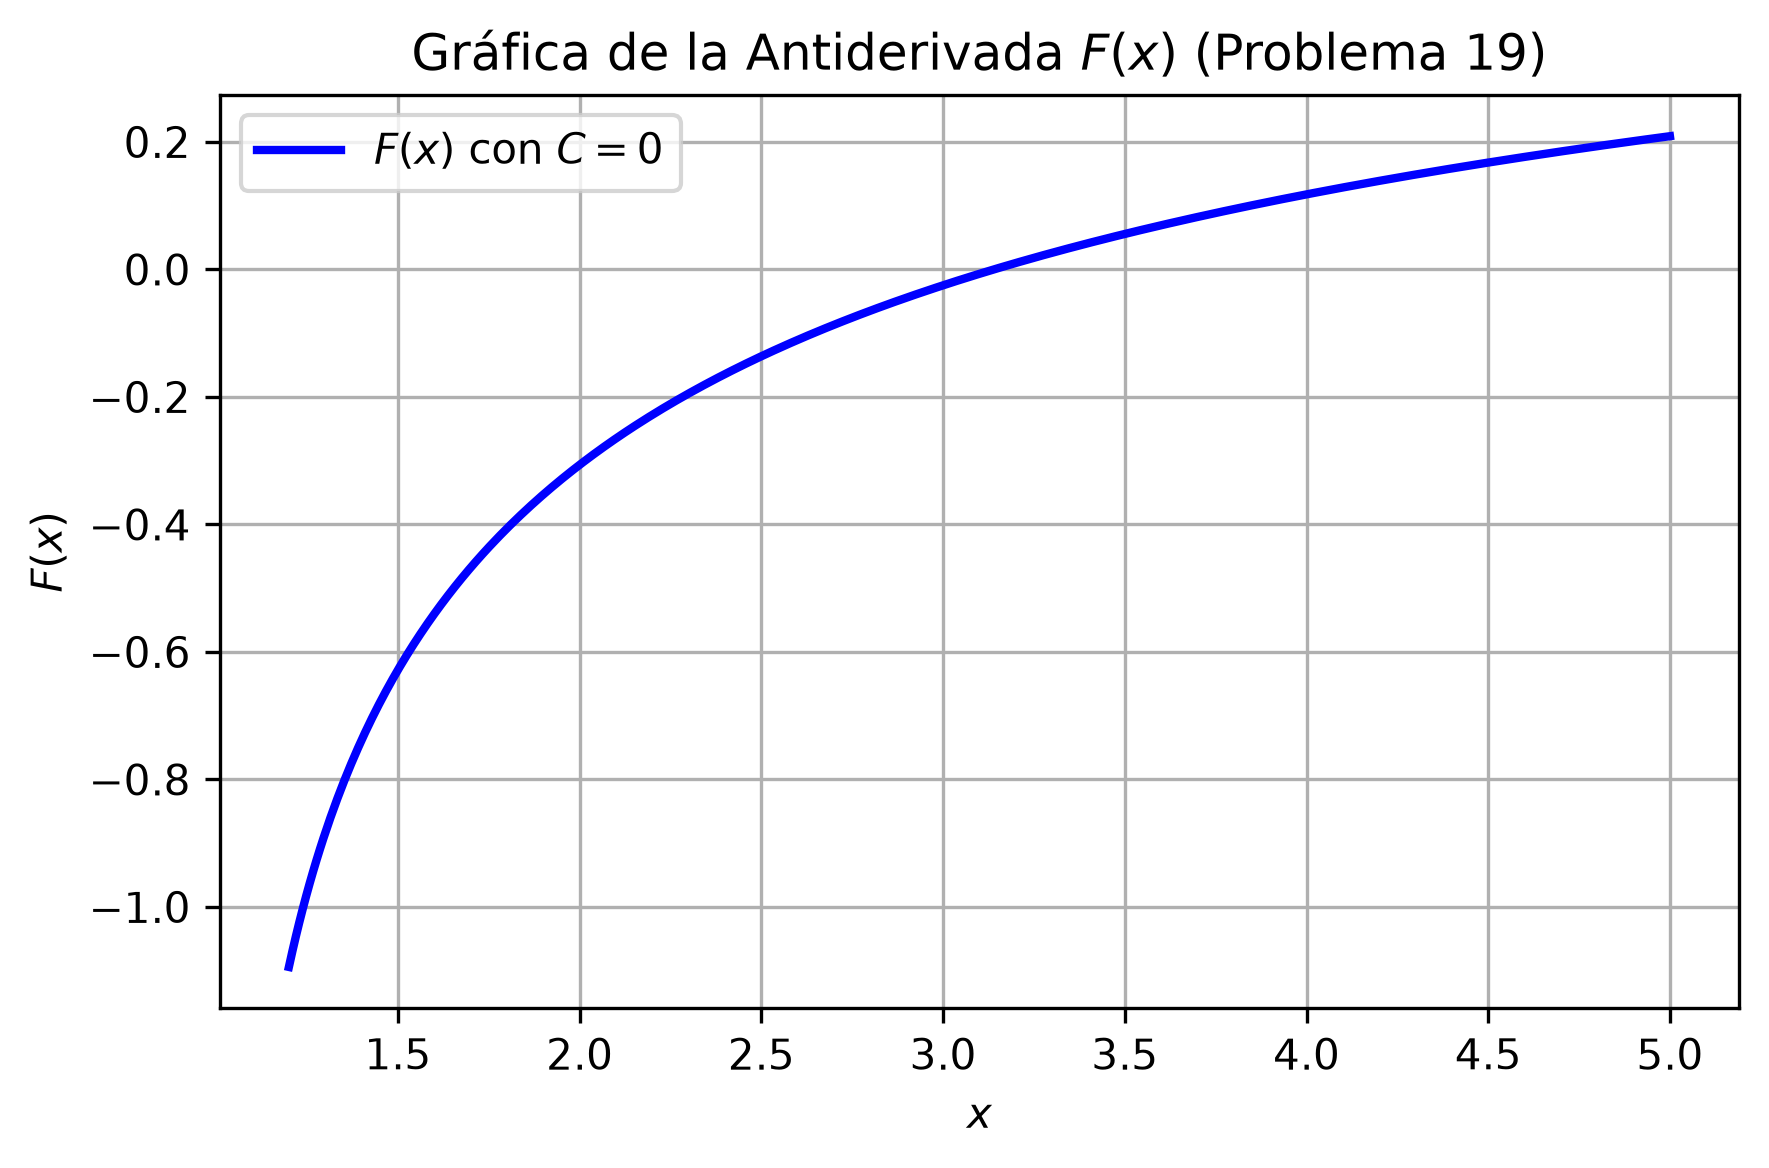

This chart was generated by the following Python code:
import matplotlib
matplotlib.use('Agg')
import numpy as np
import matplotlib.pyplot as plt

# Definición del dominio para la visualización
x = np.linspace(1.2, 5.0, 400)

# Antiderivada aproximada F(x) con C = 0 para efectos de graficación
# Representa el comportamiento de la integral evaluada
F = (5.0/9.0) * np.log(np.abs(x - 1)) - (5.0/9.0) * np.log(np.abs(x + 2)) + \
    (2.0/3.0) / (x + 2) + np.arcsinh((2*x + 1)/np.sqrt(3)) / 6.0

plt.figure(figsize=(6, 4))
plt.plot(x, F, label=r'$F(x)$ con $C=0$', color='b', linewidth=2)
plt.title(r'Gráfica de la Antiderivada $F(x)$ (Problema 19)')
plt.xlabel(r'$x$')
plt.ylabel(r'$F(x)$')
plt.grid(True)
plt.legend(loc='best')
plt.tight_layout()

plt.savefig(r'semana_05/graficas/SEM05_P19_grafica.png', dpi=300, bbox_inches='tight')
plt.close()
